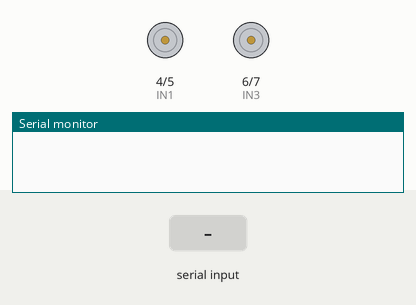
Recording of a sketch running on a simulated Arduino Uno, built with avr-gcc and run on an emulated ATmega328P. Parts: motor-driver pin pairs drawn as motors (green arrow = first pin HIGH = forward, orange = second pin HIGH = backward, longer = more drive), the last lines printed to the serial monitor. The test bench sets the inputs (shaded band).

Above: at 1.2 s.
1.3 s: "F" received over the second serial link
At 2.5 s:
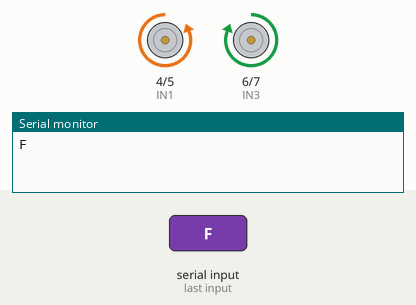
2.8 s: "B" received over the second serial link
At 3.8 s:
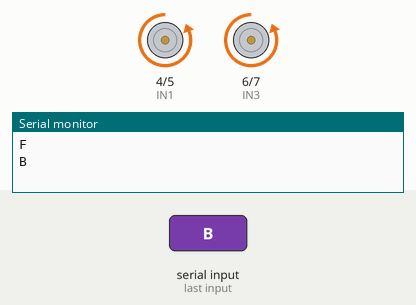
4.3 s: "R" received over the second serial link
At 4.9 s:
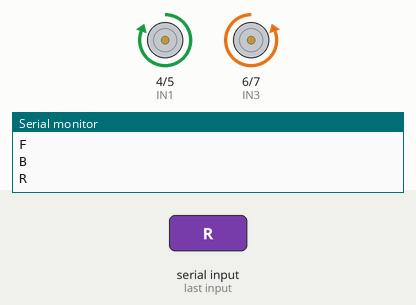
Timing chart, 0 to 7.3 s (numbered marks = the images above; inputs shaded):
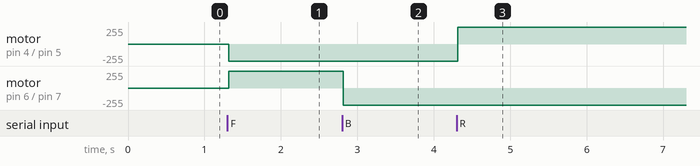

Measured:
- after the input at 1.3 s, motor on pin 4 (IN1) / pin 5 (IN2): stopped → backward 255/255 at once; motor on pin 6 (IN3) / pin 7 (IN4): stopped → forward 255/255 at once
- after the input at 2.8 s, motor on pin 6 (IN3) / pin 7 (IN4): forward 255/255 → backward 255/255 at once
- after the input at 4.3 s, motor on pin 4 (IN1) / pin 5 (IN2): backward 255/255 → forward 255/255 at once

The sketch:

controles.ino
```cpp
#include <SoftwareSerial.h>
#include <Wire.h>

// Bluetooth
SoftwareSerial BT(8,9); // RX, TX
String command = "";

// Motores
int IN1 = 4 ;
int IN2 = 5 ;
int IN3 = 6 ;
int IN4 = 7 ;

//echo - 10, trigger - 11
void  setup () {
  pinMode(IN1, OUTPUT);
  pinMode(IN2, OUTPUT);
  pinMode(IN3, OUTPUT);
  pinMode(IN4, OUTPUT);
  Serial.begin(9600);
  BT.begin(9600);


}
void loop()
{
  if (BT.available()){
    while(BT.available()){
     delay(15);
     char c = BT.read();
     command = c;
    }
    Serial.println(command);
    if(command=="F"){
      frente();
    }else if(command=="S"){
      viraParar();
    }else if(command=="B"){
      re();
    }else if(command=="L"){
      viraEsquerda();
    }else if(command=="R"){
      viraDireita();
    }else if(command=="X"){
//     parar();
    }else if(command=="x"){
//     parar();
    }else{
      viraParar();
    }
    command = "";
  }
}


void frente(){
  //Roda direita
  digitalWrite (IN1, 0);
  digitalWrite (IN2, 1);
  //Roda Esquerda
  digitalWrite (IN3, 1);
  digitalWrite (IN4, 0);
}
void re(){
  //Roda direita
  digitalWrite (IN1, 0);
  digitalWrite (IN2, 1);
  //Roda Esquerda
  digitalWrite (IN3, 0);
  digitalWrite (IN4, 1);
}
void viraDireita(){
  //Roda direita
  digitalWrite (IN1, 1);
  digitalWrite (IN2, 0 );
  //Roda Esquerda
  digitalWrite (IN3, 0);
  digitalWrite (IN4, 1);
}

void viraEsquerda(){
  //Roda direita
  digitalWrite (IN1, 0);
  digitalWrite (IN2, 1);
  //Roda Esquerda
  digitalWrite (IN3, 1);
  digitalWrite (IN4, 0);
}

void viraParar(){
  //Roda direita
  digitalWrite (IN1, 0);
  digitalWrite (IN2, 0 );
  //Roda Esquerda
  digitalWrite (IN3, 0);
  digitalWrite (IN4, 0);
}
```
